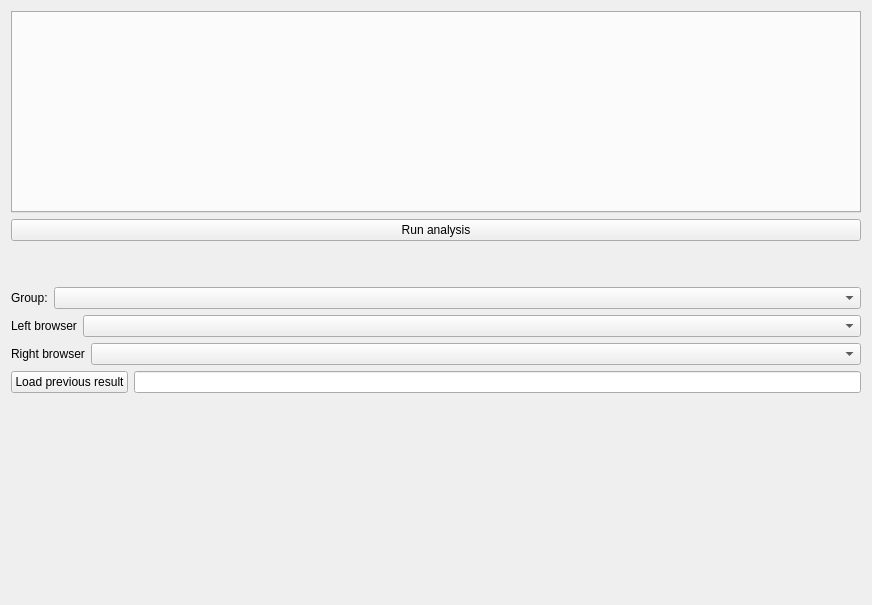
<?xml version="1.0" encoding="UTF-8"?>
<ui version="4.0">
 <class>DuplicatedCodeWidget</class>
 <widget class="QWidget" name="DuplicatedCodeWidget">
  <property name="geometry">
   <rect>
    <x>0</x>
    <y>0</y>
    <width>872</width>
    <height>605</height>
   </rect>
  </property>
  <property name="sizePolicy">
   <sizepolicy hsizetype="Ignored" vsizetype="Ignored">
    <horstretch>0</horstretch>
    <verstretch>0</verstretch>
   </sizepolicy>
  </property>
  <property name="windowTitle">
   <string>Duplicated Code</string>
  </property>
  <layout class="QHBoxLayout" name="horizontalLayout_2">
   <item>
    <layout class="QHBoxLayout" name="horizontalLayout">
     <item>
      <layout class="QVBoxLayout" name="verticalLayout">
       <item>
        <widget class="QTabWidget" name="algorithmsWidget">
         <property name="sizePolicy">
          <sizepolicy hsizetype="Preferred" vsizetype="Expanding">
           <horstretch>0</horstretch>
           <verstretch>0</verstretch>
          </sizepolicy>
         </property>
         <property name="currentIndex">
          <number>-1</number>
         </property>
        </widget>
       </item>
       <item>
        <widget class="QPushButton" name="runButton">
         <property name="sizePolicy">
          <sizepolicy hsizetype="Preferred" vsizetype="Fixed">
           <horstretch>0</horstretch>
           <verstretch>0</verstretch>
          </sizepolicy>
         </property>
         <property name="toolTip">
          <string>Run duplicated code analysis</string>
         </property>
         <property name="text">
          <string>Run analysis</string>
         </property>
        </widget>
       </item>
       <item>
        <widget class="QLabel" name="nameLabel">
         <property name="text">
          <string/>
         </property>
        </widget>
       </item>
       <item>
        <widget class="QLabel" name="pathLabel">
         <property name="text">
          <string/>
         </property>
        </widget>
       </item>
       <item>
        <layout class="QHBoxLayout" name="horizontalLayout_10">
         <item>
          <widget class="QLabel" name="groupLabel">
           <property name="sizePolicy">
            <sizepolicy hsizetype="Maximum" vsizetype="Preferred">
             <horstretch>0</horstretch>
             <verstretch>0</verstretch>
            </sizepolicy>
           </property>
           <property name="text">
            <string>Group:</string>
           </property>
          </widget>
         </item>
         <item>
          <widget class="QComboBox" name="groupComboBox">
           <property name="sizePolicy">
            <sizepolicy hsizetype="Preferred" vsizetype="Fixed">
             <horstretch>0</horstretch>
             <verstretch>0</verstretch>
            </sizepolicy>
           </property>
          </widget>
         </item>
        </layout>
       </item>
       <item>
        <layout class="QHBoxLayout" name="horizontalLayout_5">
         <item>
          <widget class="QLabel" name="label">
           <property name="sizePolicy">
            <sizepolicy hsizetype="Maximum" vsizetype="Preferred">
             <horstretch>0</horstretch>
             <verstretch>0</verstretch>
            </sizepolicy>
           </property>
           <property name="text">
            <string>Left browser</string>
           </property>
          </widget>
         </item>
         <item>
          <widget class="QComboBox" name="leftComboBox"/>
         </item>
        </layout>
       </item>
       <item>
        <layout class="QHBoxLayout" name="horizontalLayout_7">
         <item>
          <widget class="QLabel" name="label_2">
           <property name="sizePolicy">
            <sizepolicy hsizetype="Maximum" vsizetype="Preferred">
             <horstretch>0</horstretch>
             <verstretch>0</verstretch>
            </sizepolicy>
           </property>
           <property name="text">
            <string>Right browser</string>
           </property>
          </widget>
         </item>
         <item>
          <widget class="QComboBox" name="rightComboBox"/>
         </item>
        </layout>
       </item>
       <item>
        <layout class="QHBoxLayout" name="horizontalLayout_3">
         <item>
          <widget class="QPushButton" name="loadPreviousButton">
           <property name="text">
            <string>Load previous result</string>
           </property>
          </widget>
         </item>
         <item>
          <widget class="QLineEdit" name="previousEdit"/>
         </item>
        </layout>
       </item>
       <item>
        <spacer name="verticalSpacer">
         <property name="orientation">
          <enum>Qt::Vertical</enum>
         </property>
         <property name="sizeHint" stdset="0">
          <size>
           <width>20</width>
           <height>40</height>
          </size>
         </property>
        </spacer>
       </item>
      </layout>
     </item>
    </layout>
   </item>
  </layout>
 </widget>
 <resources/>
 <connections/>
</ui>
